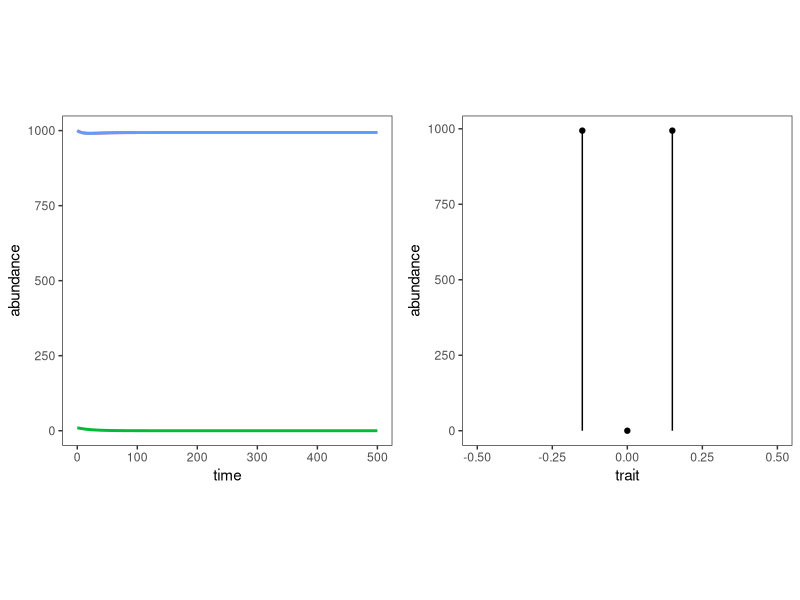
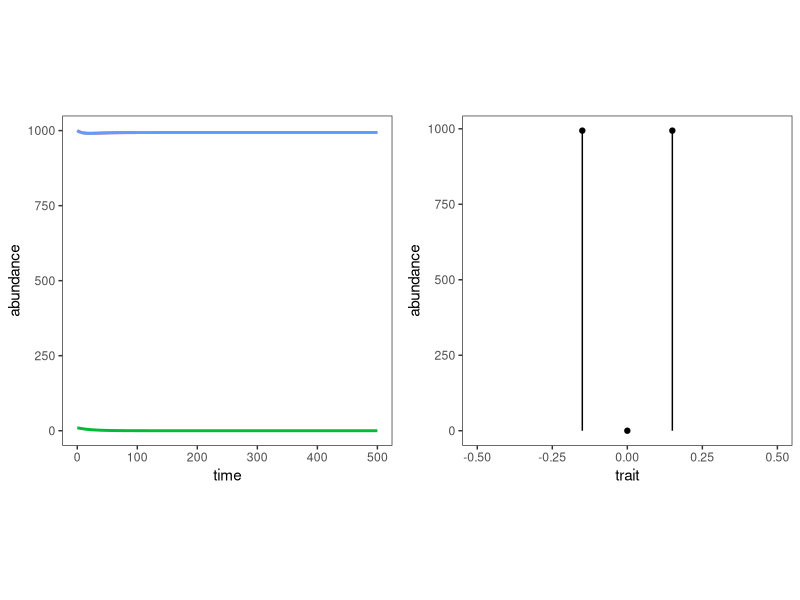
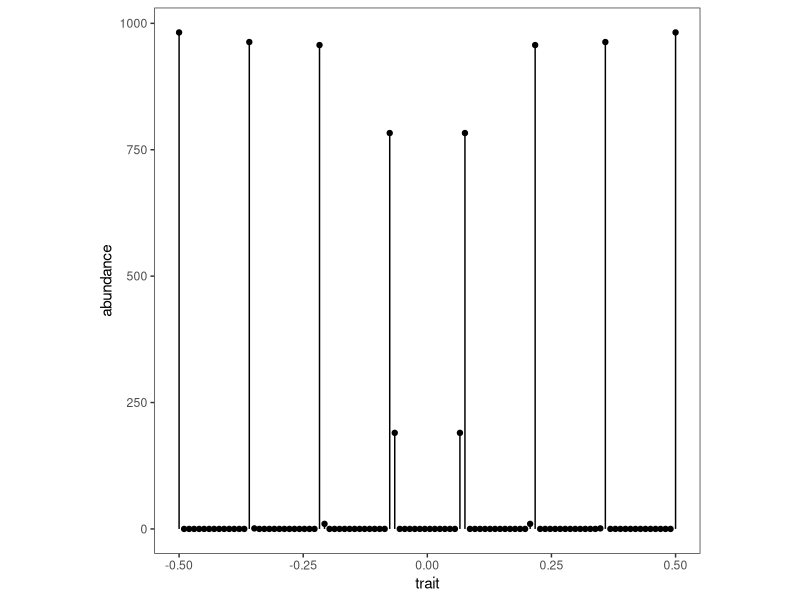

R code for these plots, in order:
## ---- chunk 1
knitr::opts_chunk$set(echo = TRUE, error = TRUE)

library(tidyverse)
library(gridExtra) ## for plotting function grid.arrange()
library(deSolve) ## for ODE model
library(magrittr) ## for pipe symbol %<>%
library(knitr) ## for table-viewing function table()
library(gganimate) ## for plotting animations with ggplot

theme_set(theme_bw())
theme_update(
  panel.grid = element_blank(),
  aspect.ratio = 1)
## ---- chunk 2
LV_Model = 
  function(
    initial_N,
    intrinsic_growth_rate,
    carrying_capacity,
    community_matrix,
    final_time,
    time_step
  ){
      LV = 
        function(t, state, parameters){
           with(as.list(parameters), {
             N = state
             dNdt = as.numeric(r * N * (1 - A %*% N / K))
             list(dNdt)
           })
          }
      
      times = seq(0, final_time, by = time_step)
      
      parameters = 
        list(
          r = intrinsic_growth_rate,
          K = carrying_capacity,
          A = community_matrix
        )
      
      state = initial_N
      
      out = ode(y = state, times = times, func = LV, parms = parameters)
      
      return(
        list(
          parameters = 
            list(
              intrinsic_growth_rate, 
              carrying_capacity, 
              community_matrix
            ),
          initial_conditions = initial_N,
          state = out
        )
      )
   }

# Plotting the model outcome
Plot_LV_timeseries = 
  function(model){
    as.data.frame(model$state) |>
    pivot_longer(-time, names_to = 'species', values_to = 'abundance') |>
    ggplot(aes(time, abundance, group = species, color = species)) +
    geom_line(size = 1) +
    expand_limits(y = 0)
  }

Plot_LV_stemplot = 
  function(trait, model){
    tibble(trait = trait, abundance = round(model$state[nrow(model$state), -1])) |>
    ggplot() +
    geom_segment(aes(trait, abundance, xend = trait, yend = abundance - abundance)) +
    geom_point(aes(trait, abundance))
  }
## ---- chunk 3
number_of_species = 3
scale = .2
trait = c(-.15, 0, .15)
K = 1000
N0 = c(K, 10, K)
r = .1
final_year = 500

trait_differences = as.matrix(dist(trait))
community_matrix = exp(-(trait_differences / scale) ^ 4)

model = 
  LV_Model(
    initial_N = N0, 
    intrinsic_growth_rate = c(r, r, r), 
    carrying_capacity = c(K, K, K), 
    community_matrix = community_matrix, 
    final_time = final_year, 
    time_step = 1
  )

plot_timeseries = 
  Plot_LV_timeseries(model) + 
  theme(legend.position = 'none') +
  theme(aspect.ratio = 1)

plot_stemplot = 
  Plot_LV_stemplot(trait = trait, model = model) +
  theme(
    panel.grid.major = element_blank(),
    panel.grid.minor = element_blank()
  ) +
  theme(aspect.ratio = 1) +
  xlim(c(-.5, .5))

gridExtra::grid.arrange(plot_timeseries, plot_stemplot, nrow = 1)
## ---- chunk 4
gridExtra::grid.arrange(plot_timeseries, plot_stemplot, nrow = 1)
## ---- chunk 5
number_of_species = 100
scale = 0.1
trait = seq(-.5, .5, length = number_of_species)
K = 1000
N0 = rep(K, number_of_species)
r = .1
final_year = 5000

trait_differences = as.matrix(dist(trait))
community_matrix = exp(-(trait_differences / scale) ^ 4)

model = 
  LV_Model(
    initial_N = N0, 
    intrinsic_growth_rate = rep(r, number_of_species), 
    carrying_capacity = rep(K, number_of_species), 
    community_matrix = community_matrix, 
    final_time = final_year, 
    time_step = 1
  )
## ---- chunk 6
Plot_LV_stemplot(trait = trait, model = model)
